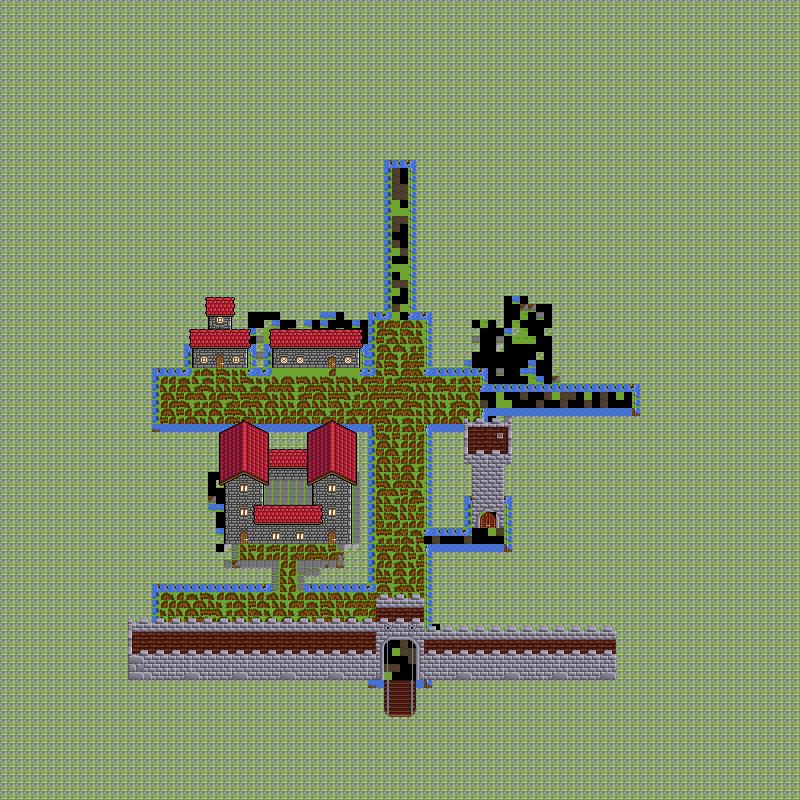

Rendered tile map (Tiled .tmx) drawn with the repository's tilesets; below, a short description and the map source with its tile grids summarised:
An orthogonal 100x100 tile map with 8x8 px tiles, 15 tile layers (base, road, drawbridge, base, ...), 3 tilesets and 6 objects.

<map version="1.10" tiledversion="1.10.1" orientation="orthogonal" renderorder="right-down" width="100" height="100" tilewidth="8" tileheight="8" infinite="0" nextlayerid="53" nextobjectid="16">
 <tileset firstgid="1" source="ground.tsx" />
 <tileset firstgid="1177" source="town.tsx" />
 <tileset firstgid="2925" source="castle.tsx" />
 <group id="23" name="ground">
  <layer id="1" name="base" width="100" height="100">
   <properties>
    <property name="isRenderable" type="bool" value="true" />
   </properties>
   <data>[10000 cells, 10000 non-empty, 43 distinct tile ids]</data>
  </layer>
  <layer id="24" name="road" width="100" height="100">
   <data>[10000 cells, 604 non-empty, 20 distinct tile ids]</data>
  </layer>
  <layer id="52" name="drawbridge" width="100" height="100">
   <data>[10000 cells, 20 non-empty, 20 distinct tile ids]</data>
  </layer>
 </group>
 <group id="43" name="player">
  <properties>
   <property name="isPlayer" type="bool" value="true" />
  </properties>
 </group>
 <group id="12" name="buildings">
  <group id="28" name="armory">
   <layer id="29" name="base" width="100" height="100">
    <data>[10000 cells, 120 non-empty, 10 distinct tile ids]</data>
   </layer>
   <layer id="30" name="roof1" width="100" height="100">
    <data>[10000 cells, 18 non-empty, 3 distinct tile ids]</data>
   </layer>
   <layer id="31" name="roof2" width="100" height="100">
    <data>[10000 cells, 154 non-empty, 43 distinct tile ids]</data>
   </layer>
   <objectgroup id="44" name="collisions">
    <object id="8" x="224" y="456" width="128" height="88" />
   </objectgroup>
  </group>
  <group id="34" name="cafeteria">
   <layer id="35" name="base" width="100" height="100">
    <data>[10000 cells, 33 non-empty, 10 distinct tile ids]</data>
   </layer>
   <layer id="36" name="roof" width="100" height="100">
    <data>[10000 cells, 39 non-empty, 9 distinct tile ids]</data>
   </layer>
   <objectgroup id="46" name="collisions">
    <object id="11" x="272" y="336" width="88" height="32" />
   </objectgroup>
  </group>
  <group id="37" name="office">
   <layer id="38" name="base" width="100" height="100">
    <data>[10000 cells, 33 non-empty, 10 distinct tile ids]</data>
   </layer>
   <layer id="8" name="roof" width="100" height="100">
    <properties>
     <property name="isRenderable" type="bool" value="true" />
    </properties>
    <data>[10000 cells, 42 non-empty, 9 distinct tile ids]</data>
   </layer>
   <objectgroup id="45" name="collisions">
    <object id="10" x="192" y="336" width="56" height="32" />
   </objectgroup>
  </group>
  <group id="32" name="watchtower">
   <layer id="47" name="base" width="100" height="100">
    <data>[10000 cells, 68 non-empty, 36 distinct tile ids]</data>
   </layer>
   <objectgroup id="49" name="collisions">
    <object id="12" x="472" y="504" width="32" height="24" />
   </objectgroup>
  </group>
  <group id="15" name="walls">
   <layer id="20" name="walls0" width="100" height="100">
    <data>[10000 cells, 122 non-empty, 6 distinct tile ids]</data>
   </layer>
   <layer id="16" name="walls1" width="100" height="100">
    <properties>
     <property name="isRenderable" type="bool" value="true" />
    </properties>
    <data>[10000 cells, 360 non-empty, 58 distinct tile ids]</data>
   </layer>
   <layer id="18" name="walls2" width="100" height="100">
    <properties>
     <property name="isRenderable" type="bool" value="true" />
    </properties>
    <data>[10000 cells, 91 non-empty, 35 distinct tile ids]</data>
   </layer>
   <layer id="19" name="walls3" width="100" height="100">
    <properties>
     <property name="isRenderable" type="bool" value="true" />
    </properties>
    <data>[10000 cells, 0 non-empty, 0 distinct tile ids]</data>
   </layer>
   <objectgroup id="51" name="collisions">
    <object id="14" x="128" y="640" width="256" height="40" />
    <object id="15" x="416" y="640" width="200" height="40" />
   </objectgroup>
  </group>
 </group>
</map>